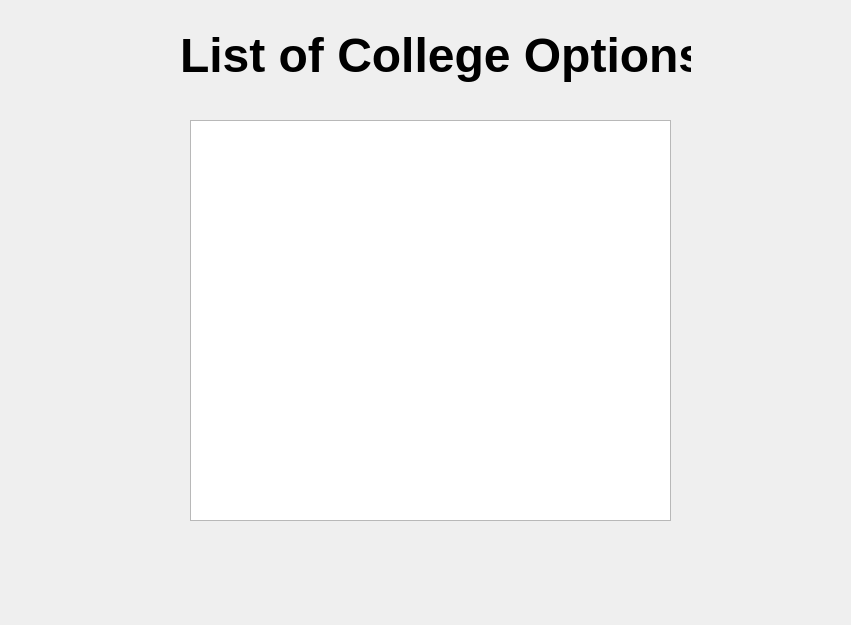
<?xml version="1.0" encoding="UTF-8"?>
<ui version="4.0">
 <class>CollegeList</class>
 <widget class="QDialog" name="CollegeList">
  <property name="geometry">
   <rect>
    <x>0</x>
    <y>0</y>
    <width>851</width>
    <height>625</height>
   </rect>
  </property>
  <property name="windowTitle">
   <string>Dialog</string>
  </property>
  <widget class="QListWidget" name="listWidget">
   <property name="geometry">
    <rect>
     <x>190</x>
     <y>120</y>
     <width>481</width>
     <height>401</height>
    </rect>
   </property>
   <property name="font">
    <font>
     <pointsize>16</pointsize>
    </font>
   </property>
  </widget>
  <widget class="QLabel" name="label">
   <property name="geometry">
    <rect>
     <x>180</x>
     <y>10</y>
     <width>511</width>
     <height>91</height>
    </rect>
   </property>
   <property name="font">
    <font>
     <pointsize>36</pointsize>
     <bold>true</bold>
    </font>
   </property>
   <property name="text">
    <string>List of College Options</string>
   </property>
  </widget>
 </widget>
 <resources/>
 <connections/>
</ui>
